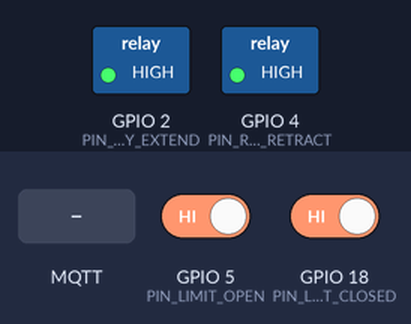
Simulated run of this sketch. Board: ESP32-S3. On the bench: switched loads named in the sketch (green lamp = pin HIGH). The inputs (shaded band) are chosen by the test bench; at power-on: GPIO 18 (PIN_LIMIT_CLOSED) HIGH, GPIO 5 (PIN_LIMIT_OPEN) HIGH. WiFi joins after 1.5 s; servers stay silent unless stated; random numbers use the default seed unless the sketch sets one; no MQTT or app messages arrive unless stated; what the sketch prints to the serial monitor is not drawn.

Above: at 3.2 s.
3.3 s: MQTT message "OPEN" arrives on the first subscribed topic
At 4.4 s:
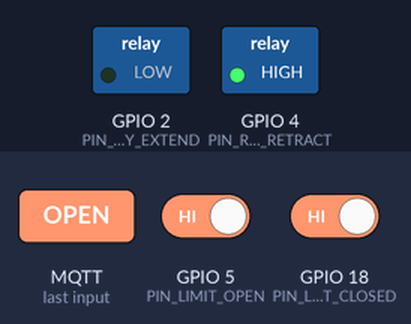
4.9 s: MQTT message "CLOSE" arrives on the first subscribed topic
At 5.5 s:
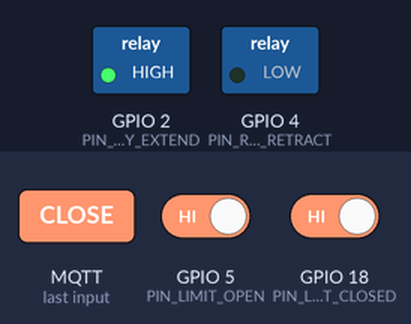
8.1 s: GPIO 18 (PIN_LIMIT_CLOSED) driven LOW
Timing chart, 0 to 11.1 s (numbered marks = the images above; inputs shaded):
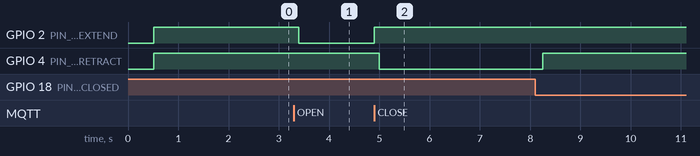

The sketch:

CabinDoor_S3.ino
```cpp
/*
 * ============================================================
 * Cabin Door Controller
 * Alchemy Escape Rooms - A Mermaid's Tale
 * ============================================================
 *
 * Platform: ESP32-S3
 * Hardware: 2-Channel Relay Module + Electric Piston + 2x Magnetic Reed Switches
 *   - Relay 1: Extend piston (open door)
 *   - Relay 2: Retract piston (close door)
 *   - Limit Open:   Magnetic reed switch detects fully open position
 *   - Limit Closed: Magnetic reed switch detects fully closed position
 *
 * MQTT Topics:
 *   Subscribe: MermaidsTale/CabinDoor/command
 *   Publish:   MermaidsTale/CabinDoor/command  (PONG, state responses)
 *              MermaidsTale/CabinDoor/status   (ONLINE, state changes)
 *              MermaidsTale/CabinDoor/log      (debug output)
 *              MermaidsTale/CabinDoor/limit    (limit switch events)
 *
 * Commands:
 *   PING         -> PONG (health check)
 *   STATUS       -> Current state + limit switch states
 *   RESET        -> Reboot device
 *   PUZZLE_RESET -> Reset to closed state
 *   OPEN         -> Extend piston (stops on limit switch or 8s timeout)
 *   CLOSE        -> Retract piston (stops on limit switch or 8s timeout)
 *   STOP         -> Stop piston immediately
 *
 * Version: 1.1.0
 * ============================================================
 */

#include <WiFi.h>
#include <PubSubClient.h>
#include <stdarg.h>

// ============================================================
// CONFIGURATION
// ============================================================

#define VERSION "1.1.0"

#define GAME_NAME "MermaidsTale"
#define PROP_NAME "CabinDoor"

#define MQTT_TOPIC_COMMAND "MermaidsTale/CabinDoor/command"
#define MQTT_TOPIC_STATUS  "MermaidsTale/CabinDoor/status"
#define MQTT_TOPIC_LOG     "MermaidsTale/CabinDoor/log"
#define MQTT_TOPIC_LIMIT   "MermaidsTale/CabinDoor/limit"

// WiFi credentials
const char* WIFI_SSID = "YOUR_SSID";
const char* WIFI_PASS = "YOUR_PASSWORD";

// MQTT broker
const char* MQTT_SERVER = "10.1.10.115";
const int MQTT_PORT = 1883;

// Relay pins - ESP32-S3 safe GPIO pins
// Avoid: 0, 3, 19, 20, 45, 46 (strapping/USB/JTAG)
const int PIN_RELAY_EXTEND  = 2;   // Relay 1: Extend piston (open)
const int PIN_RELAY_RETRACT = 4;   // Relay 2: Retract piston (close)

// Magnetic limit switch pins - INPUT_PULLUP, active LOW (reed closes to GND)
const int PIN_LIMIT_OPEN   = 5;   // Reed switch: door fully open
const int PIN_LIMIT_CLOSED = 18;  // Reed switch: door fully closed

// Relay logic - most modules are ACTIVE LOW
const bool RELAY_ACTIVE_LOW = true;

// Timing
const unsigned long PISTON_RUN_TIME_MS  = 8000;   // 8 seconds (safety timeout)
const unsigned long RELAY_SWITCH_DELAY  = 100;    // Safety delay between relay switches
const unsigned long LIMIT_DEBOUNCE_MS   = 150;    // Debounce for limit switches

// ============================================================
// STATE
// ============================================================

enum DoorState {
    DOOR_STOPPED,
    DOOR_OPENING,
    DOOR_CLOSING,
    DOOR_OPEN,
    DOOR_CLOSED
};

WiFiClient wifiClient;
PubSubClient mqttClient(wifiClient);

DoorState currentState = DOOR_STOPPED;
unsigned long actionStartTime = 0;
bool pistonRunning = false;

// Limit switch debounce state
bool debouncedLimitOpen   = false;
bool debouncedLimitClosed = false;
bool lastRawLimitOpen     = false;
bool lastRawLimitClosed   = false;
unsigned long limitOpenStableTime   = 0;
unsigned long limitClosedStableTime = 0;

// ============================================================
// RELAY HELPERS
// ============================================================

void relayOn(int pin) {
    digitalWrite(pin, RELAY_ACTIVE_LOW ? LOW : HIGH);
}

void relayOff(int pin) {
    digitalWrite(pin, RELAY_ACTIVE_LOW ? HIGH : LOW);
}

void allRelaysOff() {
    relayOff(PIN_RELAY_EXTEND);
    relayOff(PIN_RELAY_RETRACT);
    pistonRunning = false;
    Serial.println("[PISTON] All relays OFF");
}

// ============================================================
// MQTT LOGGING HELPER
// ============================================================

void mqttLogf(const char* format, ...) {
    char buffer[256];
    va_list args;
    va_start(args, format);
    vsnprintf(buffer, sizeof(buffer), format, args);
    va_end(args);

    mqttClient.publish(MQTT_TOPIC_LOG, buffer);
    Serial.println(buffer);
}

// ============================================================
// STATE HELPERS
// ============================================================

const char* stateToString(DoorState state) {
    switch (state) {
        case DOOR_STOPPED:  return "STOPPED";
        case DOOR_OPENING:  return "OPENING";
        case DOOR_CLOSING:  return "CLOSING";
        case DOOR_OPEN:     return "OPEN";
        case DOOR_CLOSED:   return "CLOSED";
        default:            return "UNKNOWN";
    }
}

void publishState() {
    mqttClient.publish(MQTT_TOPIC_STATUS, stateToString(currentState));
}

// ============================================================
// PISTON CONTROL
// ============================================================

void extendPiston() {
    // Safety: Turn off retract relay first
    relayOff(PIN_RELAY_RETRACT);
    delay(RELAY_SWITCH_DELAY);

    // Activate extend relay
    relayOn(PIN_RELAY_EXTEND);

    currentState = DOOR_OPENING;
    pistonRunning = true;
    actionStartTime = millis();

    Serial.println("[PISTON] Extending (OPEN)");
    mqttLogf("Piston extending - door opening");
    publishState();
}

void retractPiston() {
    // Safety: Turn off extend relay first
    relayOff(PIN_RELAY_EXTEND);
    delay(RELAY_SWITCH_DELAY);

    // Activate retract relay
    relayOn(PIN_RELAY_RETRACT);

    currentState = DOOR_CLOSING;
    pistonRunning = true;
    actionStartTime = millis();

    Serial.println("[PISTON] Retracting (CLOSE)");
    mqttLogf("Piston retracting - door closing");
    publishState();
}

void stopPiston() {
    allRelaysOff();
    currentState = DOOR_STOPPED;
    Serial.println("[PISTON] Stopped");
    mqttLogf("Piston stopped");
    publishState();
}

// ============================================================
// LIMIT SWITCH CHECK
// ============================================================

void checkLimitSwitches() {
    unsigned long now = millis();

    // Read raw values (active LOW: LOW = magnet present = limit hit)
    bool rawOpen   = (digitalRead(PIN_LIMIT_OPEN)   == LOW);
    bool rawClosed = (digitalRead(PIN_LIMIT_CLOSED)  == LOW);

    // --- Debounce OPEN switch ---
    if (rawOpen != lastRawLimitOpen) {
        limitOpenStableTime = now;
        lastRawLimitOpen = rawOpen;
    }
    if ((now - limitOpenStableTime >= LIMIT_DEBOUNCE_MS) && rawOpen != debouncedLimitOpen) {
        debouncedLimitOpen = rawOpen;
        if (debouncedLimitOpen) {
            mqttClient.publish(MQTT_TOPIC_LIMIT, "LIMIT_OPEN_HIT");
            Serial.println("[LIMIT] Open switch HIT");
        } else {
            mqttClient.publish(MQTT_TOPIC_LIMIT, "LIMIT_OPEN_CLEAR");
            Serial.println("[LIMIT] Open switch CLEAR");
        }
    }

    // --- Debounce CLOSED switch ---
    if (rawClosed != lastRawLimitClosed) {
        limitClosedStableTime = now;
        lastRawLimitClosed = rawClosed;
    }
    if ((now - limitClosedStableTime >= LIMIT_DEBOUNCE_MS) && rawClosed != debouncedLimitClosed) {
        debouncedLimitClosed = rawClosed;
        if (debouncedLimitClosed) {
            mqttClient.publish(MQTT_TOPIC_LIMIT, "LIMIT_CLOSED_HIT");
            Serial.println("[LIMIT] Closed switch HIT");
        } else {
            mqttClient.publish(MQTT_TOPIC_LIMIT, "LIMIT_CLOSED_CLEAR");
            Serial.println("[LIMIT] Closed switch CLEAR");
        }
    }

    // --- Stop piston when limit is reached ---
    if (pistonRunning && currentState == DOOR_OPENING && debouncedLimitOpen) {
        allRelaysOff();
        currentState = DOOR_OPEN;
        mqttClient.publish(MQTT_TOPIC_STATUS, "OPEN_COMPLETE");
        mqttLogf("Limit switch: door fully OPEN");
    }

    if (pistonRunning && currentState == DOOR_CLOSING && debouncedLimitClosed) {
        allRelaysOff();
        currentState = DOOR_CLOSED;
        mqttClient.publish(MQTT_TOPIC_STATUS, "CLOSE_COMPLETE");
        mqttLogf("Limit switch: door fully CLOSED");
    }
}

// ============================================================
// MQTT CALLBACK - WATCHTOWER COMPLIANT
// ============================================================

void mqttCallback(char* topic, byte* payload, unsigned int length) {
    // ============================================================
    // CRITICAL: Copy topic to local buffer FIRST
    // This prevents stack corruption from overwriting the topic pointer
    // ============================================================
    char topicBuf[128];
    strncpy(topicBuf, topic, sizeof(topicBuf) - 1);
    topicBuf[sizeof(topicBuf) - 1] = '\0';

    // Now safe to declare other variables
    char message[128];
    if (length >= sizeof(message)) {
        length = sizeof(message) - 1;
    }
    memcpy(message, payload, length);
    message[length] = '\0';

    // Trim whitespace
    char* msg = message;
    while (*msg == ' ' || *msg == '\t' || *msg == '\r' || *msg == '\n') msg++;
    char* end = msg + strlen(msg) - 1;
    while (end > msg && (*end == ' ' || *end == '\t' || *end == '\r' || *end == '\n')) {
        *end = '\0';
        end--;
    }

    // Log received command
    Serial.printf("[MQTT] Received on %s: %s\n", topicBuf, msg);

    // Only process commands on our command topic
    if (strcmp(topicBuf, MQTT_TOPIC_COMMAND) != 0) {
        return;
    }

    // ============================================================
    // REQUIRED COMMANDS - All props must implement these
    // ============================================================

    // PING - Health check for System Checker
    if (strcmp(msg, "PING") == 0) {
        mqttClient.publish(MQTT_TOPIC_COMMAND, "PONG");
        Serial.println("[MQTT] PING -> PONG");
        return;
    }

    // STATUS - Report current state + limit switches
    if (strcmp(msg, "STATUS") == 0) {
        char statusBuf[128];
        snprintf(statusBuf, sizeof(statusBuf), "%s|LIMIT_OPEN:%s|LIMIT_CLOSED:%s",
            stateToString(currentState),
            debouncedLimitOpen ? "ACTIVE" : "CLEAR",
            debouncedLimitClosed ? "ACTIVE" : "CLEAR");
        mqttClient.publish(MQTT_TOPIC_COMMAND, statusBuf);
        Serial.printf("[MQTT] STATUS -> %s\n", statusBuf);
        return;
    }

    // RESET - Reboot the device
    if (strcmp(msg, "RESET") == 0) {
        allRelaysOff();  // Safety: stop piston before reboot
        mqttClient.publish(MQTT_TOPIC_COMMAND, "OK");
        Serial.println("[MQTT] RESET -> Rebooting...");
        delay(100);
        ESP.restart();
        return;
    }

    // PUZZLE_RESET - Reset to closed state without rebooting
    if (strcmp(msg, "PUZZLE_RESET") == 0) {
        stopPiston();
        mqttClient.publish(MQTT_TOPIC_COMMAND, "OK");
        Serial.println("[MQTT] PUZZLE_RESET -> OK");
        return;
    }

    // ============================================================
    // PROP-SPECIFIC COMMANDS
    // ============================================================

    // OPEN - Extend piston to open door
    if (strcmp(msg, "OPEN") == 0) {
        extendPiston();
        mqttClient.publish(MQTT_TOPIC_COMMAND, "OPENING");
        return;
    }

    // CLOSE - Retract piston to close door
    if (strcmp(msg, "CLOSE") == 0) {
        retractPiston();
        mqttClient.publish(MQTT_TOPIC_COMMAND, "CLOSING");
        return;
    }

    // STOP - Stop piston immediately
    if (strcmp(msg, "STOP") == 0) {
        stopPiston();
        mqttClient.publish(MQTT_TOPIC_COMMAND, "STOPPED");
        return;
    }

    // Unknown command
    Serial.printf("[MQTT] Unknown command: %s\n", msg);
}

// ============================================================
// WIFI CONNECTION
// ============================================================

void connectWiFi() {
    Serial.printf("[WIFI] Connecting to %s", WIFI_SSID);
    WiFi.begin(WIFI_SSID, WIFI_PASS);

    int attempts = 0;
    while (WiFi.status() != WL_CONNECTED && attempts < 40) {
        delay(500);
        Serial.print(".");
        attempts++;
    }

    if (WiFi.status() == WL_CONNECTED) {
        Serial.println();
        Serial.printf("[WIFI] Connected! IP: %s\n", WiFi.localIP().toString().c_str());
    } else {
        Serial.println();
        Serial.println("[WIFI] Connection failed. Rebooting...");
        delay(1000);
        ESP.restart();
    }
}

// ============================================================
// MQTT CONNECTION
// ============================================================

void connectMQTT() {
    while (!mqttClient.connected()) {
        Serial.print("[MQTT] Connecting...");

        String clientId = PROP_NAME;
        clientId += "_";
        clientId += String(random(0xffff), HEX);

        if (mqttClient.connect(clientId.c_str())) {
            Serial.println("connected!");

            // Subscribe to command topic
            mqttClient.subscribe(MQTT_TOPIC_COMMAND);

            // Announce we're online
            mqttClient.publish(MQTT_TOPIC_STATUS, "ONLINE");
            mqttLogf("%s v%s online - IP: %s", PROP_NAME, VERSION, WiFi.localIP().toString().c_str());

        } else {
            Serial.printf("failed (rc=%d), retrying in 5s\n", mqttClient.state());
            delay(5000);
        }
    }
}

// ============================================================
// SETUP
// ============================================================

void setup() {
    // ESP32-S3 USB CDC serial
    Serial.begin(115200);

    // Wait for serial on ESP32-S3 (USB CDC can take a moment)
    unsigned long serialStart = millis();
    while (!Serial && (millis() - serialStart < 3000)) {
        delay(10);
    }
    delay(500);

    Serial.println();
    Serial.println("================================");
    Serial.printf("%s v%s\n", PROP_NAME, VERSION);
    Serial.println("Platform: ESP32-S3");
    Serial.println("Alchemy Escape Rooms");
    Serial.println("Watchtower Protocol");
    Serial.println("================================");

    // Initialize relay pins - OFF first for safety
    pinMode(PIN_RELAY_EXTEND, OUTPUT);
    pinMode(PIN_RELAY_RETRACT, OUTPUT);
    allRelaysOff();

    // Initialize limit switch pins
    pinMode(PIN_LIMIT_OPEN, INPUT_PULLUP);
    pinMode(PIN_LIMIT_CLOSED, INPUT_PULLUP);

    // Read initial limit switch positions
    debouncedLimitOpen   = (digitalRead(PIN_LIMIT_OPEN)   == LOW);
    debouncedLimitClosed = (digitalRead(PIN_LIMIT_CLOSED)  == LOW);
    lastRawLimitOpen     = debouncedLimitOpen;
    lastRawLimitClosed   = debouncedLimitClosed;

    if (debouncedLimitOpen && debouncedLimitClosed) {
        Serial.println("[LIMIT] WARNING: Both limits active on boot!");
        currentState = DOOR_STOPPED;
    } else if (debouncedLimitClosed) {
        currentState = DOOR_CLOSED;
        Serial.println("[LIMIT] Boot position: CLOSED");
    } else if (debouncedLimitOpen) {
        currentState = DOOR_OPEN;
        Serial.println("[LIMIT] Boot position: OPEN");
    } else {
        currentState = DOOR_STOPPED;
        Serial.println("[LIMIT] Boot position: UNKNOWN (no limit active)");
    }

    Serial.printf("Relay pins: EXTEND=%d, RETRACT=%d\n", PIN_RELAY_EXTEND, PIN_RELAY_RETRACT);
    Serial.printf("Limit pins: OPEN=%d, CLOSED=%d\n", PIN_LIMIT_OPEN, PIN_LIMIT_CLOSED);
    Serial.printf("Relay logic: %s\n", RELAY_ACTIVE_LOW ? "ACTIVE LOW" : "ACTIVE HIGH");
    Serial.printf("Piston run time: %lu ms (safety timeout)\n", PISTON_RUN_TIME_MS);

    // Connect to network
    connectWiFi();

    // Setup MQTT
    mqttClient.setServer(MQTT_SERVER, MQTT_PORT);
    mqttClient.setCallback(mqttCallback);
    mqttClient.setBufferSize(512);

    connectMQTT();

    Serial.println("Setup complete. Listening for commands...");
}

// ============================================================
// MAIN LOOP
// ============================================================

void loop() {
    // Maintain MQTT connection
    if (!mqttClient.connected()) {
        allRelaysOff();  // Safety: stop piston on disconnect
        connectMQTT();
    }
    mqttClient.loop();

    // Check limit switches (stops piston if limit reached)
    checkLimitSwitches();

    // Safety timeout - stops piston if no limit switch triggered
    if (pistonRunning && (millis() - actionStartTime >= PISTON_RUN_TIME_MS)) {
        Serial.println("[INFO] Piston timeout reached (no limit hit). Stopping.");

        const char* completedState = (currentState == DOOR_OPENING) ? "OPEN_COMPLETE" : "CLOSE_COMPLETE";
        allRelaysOff();
        currentState = DOOR_STOPPED;

        mqttClient.publish(MQTT_TOPIC_STATUS, completedState);
        mqttLogf("Timeout: %s (limit switch not reached)", completedState);
    }
}
```

Measured:
- after the input at 3.3 s, GPIO 2 (PIN_RELAY_EXTEND): HIGH → LOW after 0.10 s
- after the input at 4.9 s, GPIO 2 (PIN_RELAY_EXTEND): LOW → HIGH at once; GPIO 4 (PIN_RELAY_RETRACT): HIGH → LOW after 0.10 s
